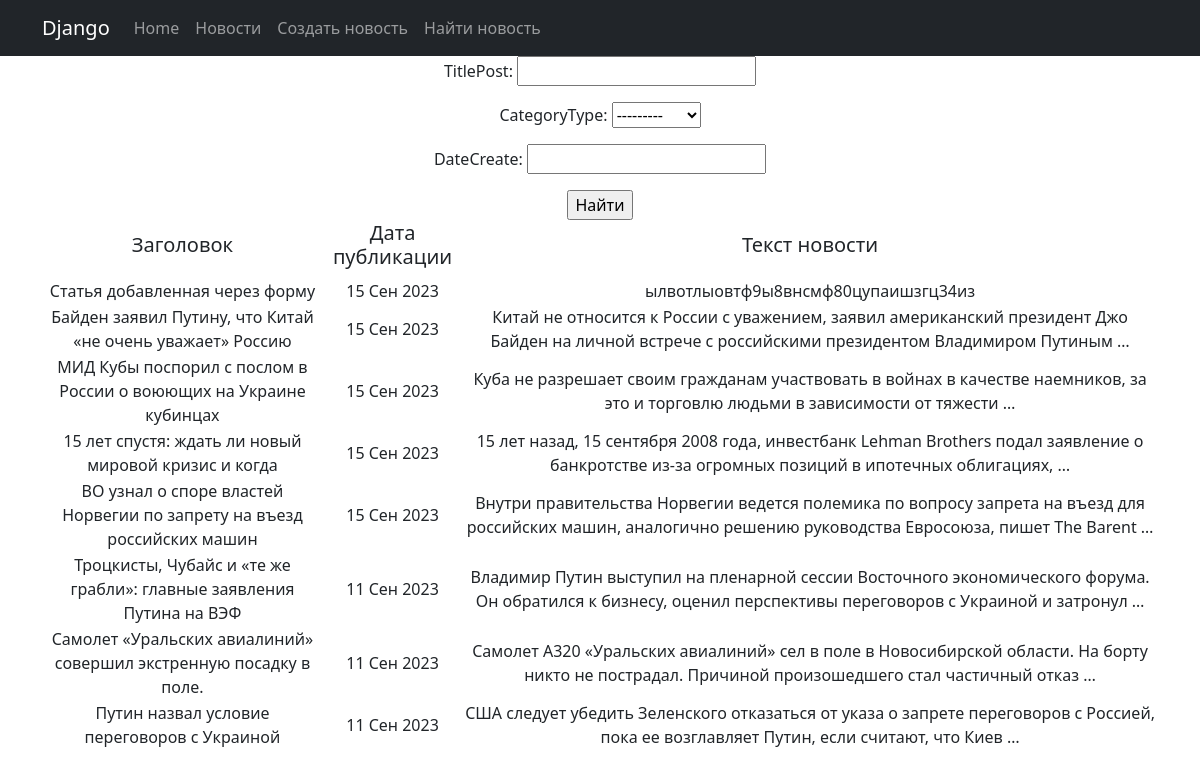
/news/search_news, run on the app's committed database.
### news/models.py (models this page shows, shortened)
class Post(models.Model):
    author = models.ForeignKey(Author, on_delete=models.CASCADE)
    NEWS = 'NW'
    ARTICLE = 'AR'
    CHOICE_CATEGORY = [
        (NEWS, 'Новости'),
        (ARTICLE, 'Статья')
    ]
    categoryType = models.CharField(
        max_length=2, choices=CHOICE_CATEGORY, default=ARTICLE)
    dateCreate = models.DateTimeField(auto_now_add=True)
    postCategory = models.ManyToManyField(Category, through='PostCategory')
    titlePost = models.CharField(max_length=128)
    textPost = models.TextField()
    rating = models.IntegerField(default=0)
    class Meta:
        verbose_name = 'Статья'
        verbose_name_plural = 'Статьи'
        ordering = ('-dateCreate',)

### news/views.py (the view)
# urls.py: path('search_news', SearchNews.as_view(), name='search_news')
class SearchNews(ListView):
    model = Post
    template_name = 'news/search_news.html'
    context_object_name = 'filter_list'
    def get_queryset(self) -> QuerySet[Any]:
        queryset = super().get_queryset()
        if self.request.GET is None:
            return queryset.none()
        else:
            self.filterset = PostFilter(self.request.GET, queryset)
            return self.filterset.qs
    def get_context_data(self, **kwargs: Any) -> dict[str, Any]:
        context = super().get_context_data(**kwargs)
        context['filterset'] = self.filterset
        return context

### templates/news/search_news.html (shortened to what this page needs)
{% extends 'news/default.html' %}
{% load censor_filters %}
{% load custom_tags %}
{% block content %}
    <form action="" method="get">
        {{ filterset.form.as_p }}
        <input type="submit" value="Найти">
    </form>
    {% if filter_list %}
        <table>
            <tr>
                <td><h5>Заголовок</h5></td>
                <td><h5>Дата публикации</h5></td>
                <td><h5>Текст новости</h5></td>
            </tr>
            {% for post in filter_list %}
                <tr>
                    <td>{{ post.titlePost }}</td>
                    <td>{{ post.dateCreate|date:'d M Y' }}</td>
                    <td>{{ post.textPost|truncatewords:20}}</td>
                </tr>
            {% endfor %}
        </table>
    {% else %}
        <h2>Новостей нет</h2>
    {% endif %}
{% endblock %}

### data on the page
Post: titlePost "Статья добавленная через форму", dateCreate "15 Сен 2023", textPost "ылвотлыовтф9ы8внсмф80цупаишзгц34из"
Post: titlePost "Байден заявил Путину, что Китай «не очень уважает» Россию", dateCreate "15 Сен 2023", textPost "Китай не относится к России с уважением, заявил американский президент Джо Байден на личной встрече с российскими президентом Владимиром Путиным …"
Post: titlePost "МИД Кубы поспорил с послом в России о воюющих на Украине кубинцах", dateCreate "15 Сен 2023", textPost "Куба не разрешает своим гражданам участвовать в войнах в качестве наемников, за это и торговлю людьми в зависимости от тяжести …"
Post: titlePost "15 лет спустя: ждать ли новый мировой кризис и когда", dateCreate "15 Сен 2023", textPost "15 лет назад, 15 сентября 2008 года, инвестбанк Lehman Brothers подал заявление о банкротстве из-за огромных позиций в ипотечных облигациях, …"
Post: titlePost "BO узнал о споре властей Норвегии по запрету на въезд российских машин", dateCreate "15 Сен 2023", textPost "Внутри правительства Норвегии ведется полемика по вопросу запрета на въезд для российских машин, аналогично решению руководства Евросоюза, пишет The Barent …"
Post: titlePost "Троцкисты, Чубайс и «те же грабли»: главные заявления Путина на ВЭФ", dateCreate "11 Сен 2023", textPost "Владимир Путин выступил на пленарной сессии Восточного экономического форума. Он обратился к бизнесу, оценил перспективы переговоров с Украиной и затронул …"
Post: titlePost "Самолет «Уральских авиалиний» совершил экстренную посадку в поле.", dateCreate "11 Сен 2023", textPost "Самолет А320 «Уральских авиалиний» сел в поле в Новосибирской области. На борту никто не пострадал. Причиной произошедшего стал частичный отказ …"
Post: titlePost "Путин назвал условие переговоров с Украиной", dateCreate "11 Сен 2023", textPost "США следует убедить Зеленского отказаться от указа о запрете переговоров с Россией, пока ее возглавляет Путин, если считают, что Киев …"
